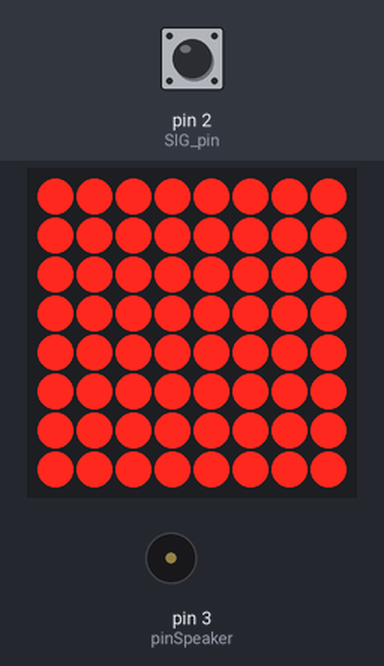
Simulated run of this sketch. Board: Arduino Leonardo, built with avr-gcc and run on an emulated ATmega32U4. Shown: 8×8 LED matrix, buzzer (waves = sounding). Inputs (shaded band) come from the test bench; at power-on: pin 2 (SIG_pin) HIGH. Random numbers use the default seed unless the sketch sets one.

Above: at 0.1 s.
1.7 s: pin 2 (SIG_pin) pulled LOW for 0.15 s
At 2.3 s:
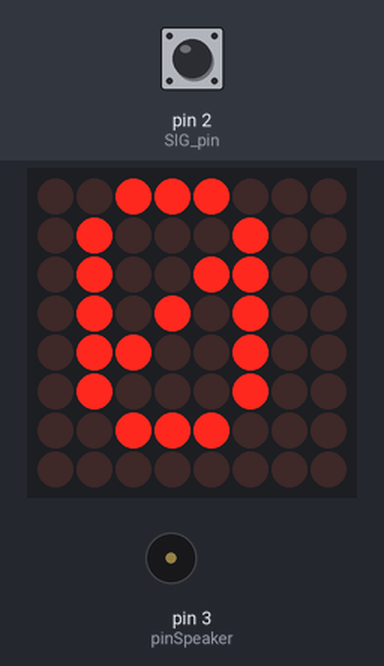
At 2.8 s:
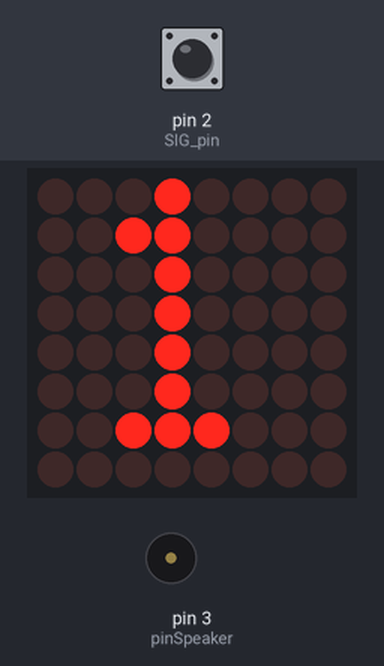
4.4 s: pin 2 (SIG_pin) pulled LOW for 1 s
At 11.1 s:
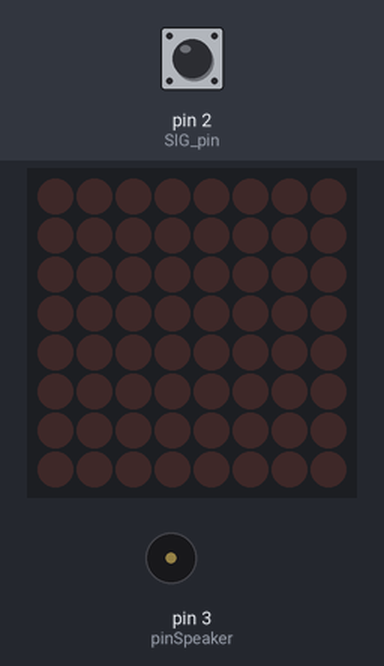
Timing chart, 0 to 12.6 s (numbered marks = the images above; inputs shaded):
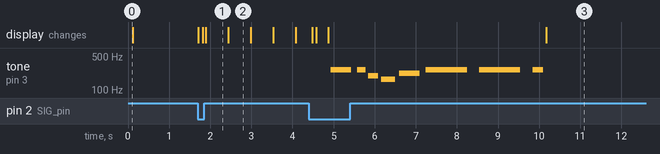

The sketch:

QuizBoardV1.ino
```cpp
#include <SoftwareSerial.h>
#include "CapacitiveSensor.h"
#include "pitches.h"
#include "WTV20SDBreakout.h"
#include "LedControlMS.h"


#define DEBUG 0
#define NBR_MTX 1
/*Globals*/

/*
Please Set this pins according to your Hardware Setup .
*/


/*
 *INIT mux Port
 *INIT Sound Module Port
 *INIT Buzzer Port
 *INIT LED Matrix Port
 */
int s0 = 8;
int s1 = 7;
int s2 = 6;
int s3 = 5;
/*Define Signal pin*/
int SIG_pin = 2;  //uses 1MOhm between 4 and 2 being 2 as sensor
CapacitiveSensor   cs_4_2 = CapacitiveSensor(4,SIG_pin);
int pins[16]={0,0,0,0,0,0,0,0,0,0,0,0,0,0,0};

/*Analog Pins are set as digital for LED Matrix**/
LedControl lc=LedControl(A2,A0,A1, NBR_MTX);

int pinSpeaker = 3; //speaker pin
int resetPin = 12;  // The pin number of the reset pin.
int clockPin = 9;  // The pin number of the clock pin.
int dataPin = 10;  // The pin number of the data pin.
int busyPin = 11;  // The pin number of the busy pin.


/*decleare basic init function for sound module*/
WTV20SDBreakout wtv020sd16p(resetPin,clockPin,dataPin,busyPin);

static int GAMESTATE=0;

/*tones notes*/

int melody[] = {
  NOTE_C4, NOTE_G3,NOTE_G3, NOTE_A3, NOTE_G3,0, NOTE_B3, NOTE_C4};
int melodyF[] = {NOTE_C4, NOTE_C4,NOTE_G3, NOTE_E3, NOTE_A3,NOTE_C4, NOTE_C4};
int noteDurations[] = {  4, 8, 8, 4,4,4,4,4 };
int noteDurationsF[] = {2, 5, 4, 3,2,1,1 };

/*question answer tuple*/
int qa[8][2]={{8,7},{9,6},
             {10,5},{11,4},
             {12,3},{13,2},
             {14,1},{15,0}};

/**Serial event data*/
String inputString = "";         // a string to hold incoming data
boolean stringComplete = false;  // whether the string is complete

void setup() {
	cs_4_2.set_CS_AutocaL_Millis(0xFFFFFFFF);     // turn off autocalibrate on channel 1 - just as an example
	pinMode(0, INPUT);
  	pinMode(1, OUTPUT);

	Serial1.begin(9600);
	inputString.reserve(100);

        if(DEBUG == 0){
            Serial.begin(9600);
        }


	/**MUX pins*/
	pinMode(s0, OUTPUT);
	pinMode(s1, OUTPUT);
	pinMode(s2, OUTPUT);
	pinMode(s3, OUTPUT);
	digitalWrite(s0, LOW);
	digitalWrite(s1, LOW);
	digitalWrite(s2, LOW);
	digitalWrite(s3, LOW);
	pinMode(SIG_pin,INPUT);

	for (int i=0; i< NBR_MTX; i++){
    	lc.shutdown(i,false);
	  /* Set the brightness to a medium values */
	    lc.setIntensity(i,10);
	  /* and clear the display */
	    lc.clearDisplay(i);
	  }
	displayFull();
	wtv020sd16p.volume(7);
  	wtv020sd16p.reset();
    Serial1.println("Game On");

}

void loop() {

	if (Serial1.available())
          serialEvent1();

	if (stringComplete) {
	    Serial1.println(inputString);
	    parseJson(inputString);
	    inputString = "";
	    stringComplete = false;
  	}

  	if(DEBUG == 1){
    	Serial1.println("Pin Check: ");
  	}
  	int i =0;
	for(i=8;i<16;i++){
		pins[i]=buttonTouched(i);
		if(DEBUG == 1){
			Serial.print(pins[i]);
		}
		if(pins[i]==1){
			countDownBegins(i);
		}
	    delay(10);

      }
    if(DEBUG == 1){
		Serial.println();
	}
    delay(500);
}

/**Serial event read**/
void serialEvent1() {
  while (Serial1.available()) {
    // get the new byte:
    char inChar = (char)Serial1.read();
    // add it to the inputString:
    inputString += inChar;
    // if the incoming character is a newline, set a flag
    // so the main loop can do something about it:
    if (inChar == '\n') {
      stringComplete = true;
    }
  }
}


int readMux(int channel){
  int controlPin[] = {s0, s1, s2, s3};

  int muxChannel[16][4]={
    {0,0,0,0}, //channel 0
    {1,0,0,0}, //channel 1
    {0,1,0,0}, //channel 2
    {1,1,0,0}, //channel 3
    {0,0,1,0}, //channel 4
    {1,0,1,0}, //channel 5
    {0,1,1,0}, //channel 6
    {1,1,1,0}, //channel 7
    {0,0,0,1}, //channel 8
    {1,0,0,1}, //channel 9
    {0,1,0,1}, //channel 10
    {1,1,0,1}, //channel 11
    {0,0,1,1}, //channel 12
    {1,0,1,1}, //channel 13
    {0,1,1,1}, //channel 14
    {1,1,1,1}  //channel 15
  };

  //loop through the 4 sig
  for(int i = 0; i < 4; i ++){
    digitalWrite(controlPin[i], muxChannel[channel][i]);
  }
}
int buttonTouched(int i){
	readMux(i);
	long start = millis();
	long total1 =  cs_4_2.capacitiveSensor(25);

	if(total1 > 600){
		/**play touch tone*/
		blickTouched();
		clickSound();

		return 1;
	}
	return 0;
}

int countDownBegins(int i){
	int j=0;
	int an=2;
	while(j<10){
		lc.clearAll();

		blinkCountdown(j);
		playTone(1000, 300);
        if(GAMESTATE==5){
			GAMESTATE=0;
			return GAMESTATE;
			break;
		}
		an=checkRightClick(i,j);
        delay(100);
        if(GAMESTATE==5){
            return GAMESTATE;
			GAMESTATE=0;
			break;
		}
                an=checkRightClick(i,j);
		if(DEBUG==1){
			Serial1.println(an);
		}
		if(an == 1 || an == 0){
			return an;
		}

		j++;
	}


	if( j == 10 ){

        sendMessage(5,i,0,0);
		wrong();
		playFailMusic();
		playFailTone();

		if(DEBUG == 1){
			Serial1.println("GameOver");
		}
		GAMESTATE=0;
		resetMusic();
		lc.clearAll();
	}
	return GAMESTATE;

}
/*************chekc right click**********************/
int  checkRightClick(int i,int counter){

  int k=0;
    for(k=0;k<8;k++){
		pins[k]=buttonTouched(k);

		if(pins[k]==1){
			return checkIfAnswerIsCorrect(i,k,counter);
		}
	}
}

int checkIfAnswerIsCorrect(int i,int k,int counter){

	GAMESTATE=5;
	int index=0;
	for(index=0;index<sizeof(qa);index++){
		if(qa[index][0]==i){
			if(qa[index][1]==k){
                sendMessage(1,i,k,counter);
				roundSmiley();
				playWinMusic();
				playWinTone();
				lc.clearAll();

				return 1;
			}
			else{
                sendMessage(0,i,k,counter);
				roundSad();
				playFailMusic();
				playFailTone();
				lc.clearAll();

				return 0;
			}
		}
	}
}


/*********************TONE/MUSIC************************/
/****** Sound *******/
void clickSound() {
	playTone(750, 500);
}


void playTone(long duration, int freq) {
    duration *= 90;
    int period = (1.0 / freq) * 1000000;
    long elapsed_time = 0;
    while (elapsed_time < duration) {
        digitalWrite(pinSpeaker,HIGH);
        delayMicroseconds(period / 2);
        digitalWrite(pinSpeaker, LOW);
        delayMicroseconds(period / 2);
        elapsed_time += (period);
    }
}

void playWinTone(){

	for (int thisNote = 0; thisNote < 8; thisNote++) {
	    int noteDuration = 1000/noteDurations[thisNote];
	    tone(pinSpeaker, melody[thisNote],noteDuration);
	    int pauseBetweenNotes = noteDuration * 1.30;
	    delay(pauseBetweenNotes);
	    noTone(pinSpeaker);
  	}
}

void playFailTone(){

	for (int thisNote = 0; thisNote < 8; thisNote++) {
	    int noteDuration = 1000/noteDurationsF[thisNote];
	    tone(pinSpeaker, melodyF[thisNote],noteDuration);
	    int pauseBetweenNotes = noteDuration * 1.30;
	    delay(pauseBetweenNotes);
	    noTone(pinSpeaker);
  	}
}

/****MUSIC System ****/
int generateRandom(){
	return random(0,4);
}

void playWinMusic(){
	/**winning sounds*/
	int getRandomPos=generateRandom();
	//mySerial.println(getRandomPos);
	int playfile=(getRandomPos%2==0)?getRandomPos:0;
	//mySerial.println(playfile);
	wtv020sd16p.asyncPlayVoice(playfile);

}
void playFailMusic(){
	int getRandomPos=generateRandom();
	int playfile=(getRandomPos%2 != 0)?getRandomPos:1;

	wtv020sd16p.asyncPlayVoice(playfile);
}
void stopMusic(){
	/**play next**/
	wtv020sd16p.stopVoice();
}
void resetMusic(){
	wtv020sd16p.reset();
}

/**********************LED MATRIX***************************/
/********Touch blink*********/
void blickTouched(){

    lc.clearDisplay(0);
	lc.setColumn(0,7,0x00);
    lc.setColumn(0,6,B00000000);
    lc.setColumn(0,5,0x00);
    lc.setColumn(0,4,0x18);
    lc.setColumn(0,3,0x18);
    lc.setColumn(0,2,0x00);
    lc.setColumn(0,1,B00000000);
    lc.setColumn(0,0,0x00);
    delay(100);
    lc.clearDisplay(0);
}

void displayFull(){
	lc.clearDisplay(0);
	lc.setColumn(0,7,0xFF);
    lc.setColumn(0,6,0xFF);
    lc.setColumn(0,5,0xFF);
    lc.setColumn(0,4,0xFF);
    lc.setColumn(0,3,0xFF);
    lc.setColumn(0,2,0xFF);
    lc.setColumn(0,1,0xFF);
    lc.setColumn(0,0,0xFF);
    delay(100);
    lc.clearDisplay(0);
}

void blinkCountdown(int i){

	char buffer [10] ;
	itoa(i,buffer,10);
	lc.writeString(0,buffer);

}

void smileHappy(){
  lc.setColumn(0,6,0x24);
  lc.setColumn(0,5,0x24);
  lc.setColumn(0,3,0x81);
  lc.setColumn(0,2,0x42);
  lc.setColumn(0,1,0x3C);
}

void smileSad(){
  lc.setColumn(0,6,0x24);
  lc.setColumn(0,5,0x24);
  lc.setColumn(0,3,0x3C);
  lc.setColumn(0,2,0x42);
  lc.setColumn(0,1,0x81);
}

void wrong(){
  lc.setColumn(0,7,0x81);
  lc.setColumn(0,6,0x42);
  lc.setColumn(0,5,0x24);
  lc.setColumn(0,4,0x18);
  lc.setColumn(0,3,0x18);
  lc.setColumn(0,2,0x24);
  lc.setColumn(0,1,0x42);
  lc.setColumn(0,0,0x81);
}

void tick(){
  lc.setColumn(0,6,0x1);
  lc.setColumn(0,5,0x2);
  lc.setColumn(0,4,0x4);
  lc.setColumn(0,3,0x88);
  lc.setColumn(0,2,0x50);
  lc.setColumn(0,1,0x20);
}

void roundSmiley(){
  lc.setColumn(0,7,0x3C);
  lc.setColumn(0,6,0x42);
  lc.setColumn(0,5,0xA5);
  lc.setColumn(0,4,0x81);
  lc.setColumn(0,3,0xA5);
  lc.setColumn(0,2,0x99);
  lc.setColumn(0,1,0x42);
  lc.setColumn(0,0,0x3C);
}

void roundSad(){
  lc.setColumn(0,7,0x3C);
  lc.setColumn(0,6,0x42);
  lc.setColumn(0,5,0xA5);
  lc.setColumn(0,4,0x81);
  lc.setColumn(0,2,0xA5);
  lc.setColumn(0,3,0x99);
  lc.setColumn(0,1,0x42);
  lc.setColumn(0,0,0x3C);

}


/************jsonMessage**************/
void sendMessage(int c, int i , int j, int k){

	//String str= "{\"result\":"+String(c)+",\"source\":"+String(i)+",\"destination\":"+String(j)+",\"duration\":"+String(k)+"}";
	String str= ""+String(c)+"-"+String(i)+"-"+String(j)+"-"+String(k)+"";


    if(DEBUG==1){
    	//Serial.println(str);
    	Serial.flush();
    }
	Serial1.println(str);
	//Serial.print(str);
	Serial1.flush();
	//str = String();
	delay(200);

}


void parseJson(String string){

}
```

WTV20SDBreakout.cpp
```cpp
/*
 WTV20SDBreakout.cpp - Library to control a WTV020-SD-16P module to play voices from an Arduino board.
 Created by Diego J. Arevalo, August 6th, 2012.
 Modified by Peter Valentine, Dec 12, 12012
 Released into the public domain.
 */

#include "Arduino.h"
#include "WTV20SDBreakout.h"

const unsigned int PLAY_PAUSE = 0xFFFE;
const unsigned int STOP = 0xFFFF;
const unsigned int VOLUME_MIN = 0xFFF0;
const unsigned int VOLUME_MAX = 0xFFF7;

WTV20SDBreakout::WTV20SDBreakout(int resetPin,int clockPin,int dataPin,int busyPin)
{
  _resetPin=resetPin;
  _clockPin=clockPin;
  _dataPin=dataPin;
  _busyPin=busyPin;
  _busyPinState=HIGH;
  pinMode(_resetPin, OUTPUT);
  pinMode(_clockPin, OUTPUT);
  pinMode(_dataPin, OUTPUT);
  pinMode(_busyPin, INPUT);
}

void WTV20SDBreakout::reset(){
  digitalWrite(_clockPin, LOW);
  digitalWrite(_resetPin, HIGH);
  //Reset pulse.
  digitalWrite(_resetPin, LOW);
  delay(5);
  digitalWrite(_resetPin, HIGH);
  //Reset idle to start bit.
  digitalWrite(_clockPin, HIGH);
  delay(300);
}

void WTV20SDBreakout::playVoice(int voiceNumber){
  sendCommand(voiceNumber);
  _busyPinState=digitalRead(_busyPin);
  while(_busyPinState==HIGH){
    _busyPinState=digitalRead(_busyPin);
  }
}

void WTV20SDBreakout::asyncPlayVoice(int voiceNumber){
  sendCommand(voiceNumber);
}

void WTV20SDBreakout::stopVoice(){
  sendCommand(STOP);
}

void WTV20SDBreakout::pauseVoice(){
  sendCommand(PLAY_PAUSE);
}

void WTV20SDBreakout::mute(){
  sendCommand(VOLUME_MIN);
}

void WTV20SDBreakout::unmute(){
  sendCommand(VOLUME_MAX);
}

void WTV20SDBreakout::volume(int level){
	if(level > 0 & level < 8){
		unsigned int vLevel=VOLUME_MIN + level;
		sendCommand(vLevel);
	}
}

void WTV20SDBreakout::sendCommand(unsigned int command) {
  //Start bit Low level pulse.
  digitalWrite(_clockPin, LOW);
  delay(2);
  for (unsigned int mask = 0x8000; mask > 0; mask >>= 1) {
    //Clock low level pulse.
    digitalWrite(_clockPin, LOW);
    delayMicroseconds(50);
    //Write data setup.
    if (command & mask) {
      digitalWrite(_dataPin, HIGH);
    }
    else {
      digitalWrite(_dataPin, LOW);
    }
    //Write data hold.
    delayMicroseconds(50);
    //Clock high level pulse.
    digitalWrite(_clockPin, HIGH);
    delayMicroseconds(100);
    if (mask>0x0001){
      //Stop bit high level pulse.
      delay(2);
    }
  }
  //Busy active high from last data bit latch.
  delay(20);
}
```

WTV20SDBreakout.h
```cpp
/*
 WTV20SDBreakout.h - Library to control a WTV020-SD-16P module to play voices from an Arduino board.
 Created by Diego J. Arevalo, August 6th, 2012.
 Modified by Peter Valentine, Dec 12th, 2012.
 Released into the public domain.
 */

#ifndef WTV20SDBreakout_h
#define WTV20SDBreakout_h

class WTV20SDBreakout
{
public:
  WTV20SDBreakout(int resetPin,int clockPin,int dataPin,int busyPin);
  void reset();
  void playVoice(int voiceNumber);
  void asyncPlayVoice(int voiceNumber);
  void stopVoice();
  void pauseVoice();
  void mute();
  void unmute();
  void volume(int level);	//New Command
private:
  void sendCommand(unsigned int command);
  int _resetPin;
  int _clockPin;
  int _dataPin;
  int _busyPin;
  int _busyPinState;
};

#endif
```

pitches.h
```cpp
/*************************************************
 * Public Constants
 *************************************************/

#define NOTE_B0  31
#define NOTE_C1  33
#define NOTE_CS1 35
#define NOTE_D1  37
#define NOTE_DS1 39
#define NOTE_E1  41
#define NOTE_F1  44
#define NOTE_FS1 46
#define NOTE_G1  49
#define NOTE_GS1 52
#define NOTE_A1  55
#define NOTE_AS1 58
#define NOTE_B1  62
#define NOTE_C2  65
#define NOTE_CS2 69
#define NOTE_D2  73
#define NOTE_DS2 78
#define NOTE_E2  82
#define NOTE_F2  87
#define NOTE_FS2 93
#define NOTE_G2  98
#define NOTE_GS2 104
#define NOTE_A2  110
#define NOTE_AS2 117
#define NOTE_B2  123
#define NOTE_C3  131
#define NOTE_CS3 139
#define NOTE_D3  147
#define NOTE_DS3 156
#define NOTE_E3  165
#define NOTE_F3  175
#define NOTE_FS3 185
#define NOTE_G3  196
#define NOTE_GS3 208
#define NOTE_A3  220
#define NOTE_AS3 233
#define NOTE_B3  247
#define NOTE_C4  262
#define NOTE_CS4 277
#define NOTE_D4  294
#define NOTE_DS4 311
#define NOTE_E4  330
#define NOTE_F4  349
#define NOTE_FS4 370
#define NOTE_G4  392
#define NOTE_GS4 415
#define NOTE_A4  440
#define NOTE_AS4 466
#define NOTE_B4  494
#define NOTE_C5  523
#define NOTE_CS5 554
#define NOTE_D5  587
#define NOTE_DS5 622
#define NOTE_E5  659
#define NOTE_F5  698
#define NOTE_FS5 740
#define NOTE_G5  784
#define NOTE_GS5 831
#define NOTE_A5  880
#define NOTE_AS5 932
#define NOTE_B5  988
#define NOTE_C6  1047
#define NOTE_CS6 1109
#define NOTE_D6  1175
#define NOTE_DS6 1245
#define NOTE_E6  1319
#define NOTE_F6  1397
#define NOTE_FS6 1480
#define NOTE_G6  1568
#define NOTE_GS6 1661
#define NOTE_A6  1760
#define NOTE_AS6 1865
#define NOTE_B6  1976
#define NOTE_C7  2093
#define NOTE_CS7 2217
#define NOTE_D7  2349
#define NOTE_DS7 2489
#define NOTE_E7  2637
#define NOTE_F7  2794
#define NOTE_FS7 2960
#define NOTE_G7  3136
#define NOTE_GS7 3322
#define NOTE_A7  3520
#define NOTE_AS7 3729
#define NOTE_B7  3951
#define NOTE_C8  4186
#define NOTE_CS8 4435
#define NOTE_D8  4699
#define NOTE_DS8 4978
```

Measured:
- after the input at 1.7 s, the display: first changes at once (image 1 shows a later state)
- by itself, tone on pin 3 (pinSpeaker): plays 262 Hz for 0.50 s, 262 Hz for 0.20 s, 196 Hz for 0.25 s, 165 Hz for 0.33 s, 220 Hz for 0.50 s, 262 Hz for 1.0 s … (8 notes in this stretch)
- what the display in image 1 shows lasts 0.5 s, from 1.9 s to 2.4 s
